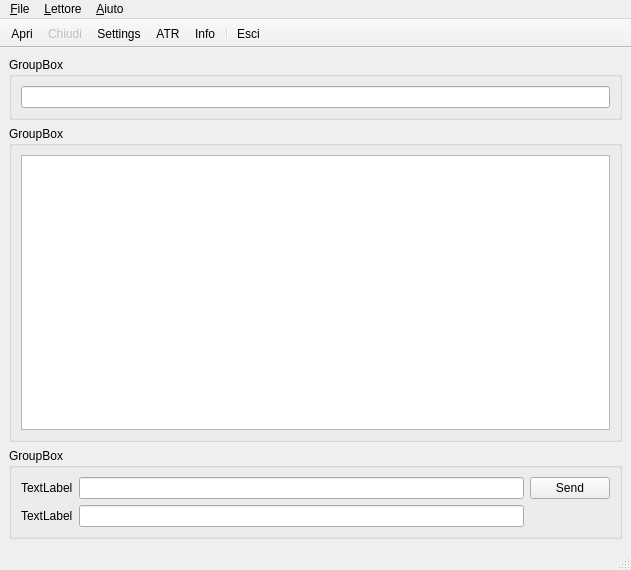
<ui version="4.0">
 <class>MainWindow</class>
 <widget class="QMainWindow" name="MainWindow">
  <property name="geometry">
   <rect>
    <x>0</x>
    <y>0</y>
    <width>631</width>
    <height>570</height>
   </rect>
  </property>
  <property name="minimumSize">
   <size>
    <width>600</width>
    <height>550</height>
   </size>
  </property>
  <property name="windowTitle">
   <string>MainWindow</string>
  </property>
  <property name="windowIcon">
   <iconset resource="../../Resources/ResManager.qrc">
    <normaloff>:/main/resources/Images/comex_256.png</normaloff>:/main/resources/Images/comex_256.png</iconset>
  </property>
  <widget class="QWidget" name="centralwidget">
   <layout class="QGridLayout" name="gridLayout">
    <item row="0" column="0">
     <widget class="QGroupBox" name="FrameATR">
      <property name="sizePolicy">
       <sizepolicy hsizetype="Preferred" vsizetype="Fixed">
        <horstretch>0</horstretch>
        <verstretch>0</verstretch>
       </sizepolicy>
      </property>
      <property name="title">
       <string>GroupBox</string>
      </property>
      <layout class="QGridLayout" name="gridLayout_2">
       <item row="0" column="0">
        <widget class="QLineEdit" name="TxtATR">
         <property name="styleSheet">
          <string notr="true">color: rgb(30, 109, 30);</string>
         </property>
         <property name="readOnly">
          <bool>true</bool>
         </property>
        </widget>
       </item>
      </layout>
     </widget>
    </item>
    <item row="1" column="0">
     <widget class="QGroupBox" name="FrameFile">
      <property name="title">
       <string>GroupBox</string>
      </property>
      <layout class="QGridLayout" name="gridLayout_4">
       <item row="0" column="0">
        <widget class="QListWidget" name="LstCommands">
         <property name="editTriggers">
          <set>QAbstractItemView::NoEditTriggers</set>
         </property>
        </widget>
       </item>
      </layout>
     </widget>
    </item>
    <item row="2" column="0">
     <widget class="QGroupBox" name="FrameExchange">
      <property name="sizePolicy">
       <sizepolicy hsizetype="Preferred" vsizetype="Fixed">
        <horstretch>0</horstretch>
        <verstretch>0</verstretch>
       </sizepolicy>
      </property>
      <property name="title">
       <string>GroupBox</string>
      </property>
      <layout class="QGridLayout" name="gridLayout_3">
       <item row="0" column="0">
        <widget class="QLabel" name="LblCommand">
         <property name="text">
          <string>TextLabel</string>
         </property>
        </widget>
       </item>
       <item row="0" column="1">
        <widget class="QLineEdit" name="TxtCmd">
         <property name="styleSheet">
          <string notr="true">color: rgb(30, 109, 30);</string>
         </property>
        </widget>
       </item>
       <item row="0" column="2">
        <widget class="QPushButton" name="BtnSend">
         <property name="text">
          <string>Send</string>
         </property>
         <property name="icon">
          <iconset resource="../../Resources/ResManager.qrc">
           <normaloff>:/main/resources/Images/arrow-right.png</normaloff>:/main/resources/Images/arrow-right.png</iconset>
         </property>
        </widget>
       </item>
       <item row="1" column="0">
        <widget class="QLabel" name="LblResponse">
         <property name="text">
          <string>TextLabel</string>
         </property>
        </widget>
       </item>
       <item row="1" column="1">
        <widget class="QLineEdit" name="TxtResp">
         <property name="styleSheet">
          <string notr="true">color: rgb(0, 0, 255);</string>
         </property>
         <property name="readOnly">
          <bool>true</bool>
         </property>
        </widget>
       </item>
      </layout>
     </widget>
    </item>
   </layout>
  </widget>
  <widget class="QMenuBar" name="menubar">
   <property name="geometry">
    <rect>
     <x>0</x>
     <y>0</y>
     <width>631</width>
     <height>22</height>
    </rect>
   </property>
   <widget class="QMenu" name="menu_File">
    <property name="title">
     <string>&amp;File</string>
    </property>
    <addaction name="action_Open"/>
    <addaction name="action_Close"/>
    <addaction name="separator"/>
    <addaction name="action_SerialSettings"/>
    <addaction name="separator"/>
    <addaction name="action_Exit"/>
   </widget>
   <widget class="QMenu" name="menu_Reader">
    <property name="title">
     <string>&amp;Lettore</string>
    </property>
   </widget>
   <widget class="QMenu" name="menu_About">
    <property name="title">
     <string>&amp;Aiuto</string>
    </property>
    <addaction name="action_Info"/>
   </widget>
   <addaction name="menu_File"/>
   <addaction name="menu_Reader"/>
   <addaction name="menu_About"/>
  </widget>
  <widget class="QStatusBar" name="statusbar"/>
  <widget class="QToolBar" name="toolBar">
   <property name="windowTitle">
    <string>toolBar</string>
   </property>
   <property name="movable">
    <bool>false</bool>
   </property>
   <property name="toolButtonStyle">
    <enum>Qt::ToolButtonTextBesideIcon</enum>
   </property>
   <property name="floatable">
    <bool>false</bool>
   </property>
   <attribute name="toolBarArea">
    <enum>TopToolBarArea</enum>
   </attribute>
   <attribute name="toolBarBreak">
    <bool>false</bool>
   </attribute>
   <addaction name="action_Open"/>
   <addaction name="action_Close"/>
   <addaction name="action_SerialSettings"/>
   <addaction name="action_ATR"/>
   <addaction name="action_Info"/>
   <addaction name="separator"/>
   <addaction name="action_Exit"/>
  </widget>
  <action name="action_Open">
   <property name="icon">
    <iconset resource="../../Resources/ResManager.qrc">
     <normaloff>:/main/resources/Images/document-open.png</normaloff>:/main/resources/Images/document-open.png</iconset>
   </property>
   <property name="text">
    <string>&amp;Apri file comandi</string>
   </property>
   <property name="iconText">
    <string>Apri</string>
   </property>
   <property name="shortcut">
    <string>Ctrl+O</string>
   </property>
  </action>
  <action name="action_Close">
   <property name="enabled">
    <bool>false</bool>
   </property>
   <property name="icon">
    <iconset resource="../../Resources/ResManager.qrc">
     <normaloff>:/main/resources/Images/document-close.png</normaloff>:/main/resources/Images/document-close.png</iconset>
   </property>
   <property name="text">
    <string>&amp;Chiudi file comandi</string>
   </property>
   <property name="iconText">
    <string>Chiudi</string>
   </property>
   <property name="shortcut">
    <string>Ctrl+C</string>
   </property>
  </action>
  <action name="action_Exit">
   <property name="icon">
    <iconset resource="../../Resources/ResManager.qrc">
     <normaloff>:/main/resources/Images/application-exit.png</normaloff>:/main/resources/Images/application-exit.png</iconset>
   </property>
   <property name="text">
    <string>&amp;Esci</string>
   </property>
   <property name="shortcut">
    <string>Ctrl+Q</string>
   </property>
  </action>
  <action name="action_Info">
   <property name="icon">
    <iconset resource="../../Resources/ResManager.qrc">
     <normaloff>:/main/resources/Images/dialog-information.png</normaloff>:/main/resources/Images/dialog-information.png</iconset>
   </property>
   <property name="text">
    <string>&amp;Informazioni</string>
   </property>
   <property name="iconText">
    <string>Info</string>
   </property>
   <property name="shortcut">
    <string>Ctrl+I</string>
   </property>
  </action>
  <action name="action_ATR">
   <property name="icon">
    <iconset resource="../../Resources/ResManager.qrc">
     <normaloff>:/main/resources/Images/quickopen.png</normaloff>:/main/resources/Images/quickopen.png</iconset>
   </property>
   <property name="text">
    <string>Answer To Reset</string>
   </property>
   <property name="iconText">
    <string>ATR</string>
   </property>
   <property name="toolTip">
    <string>Answer To Reset</string>
   </property>
  </action>
  <action name="action_Exec_Command">
   <property name="text">
    <string>Exec Command</string>
   </property>
  </action>
  <action name="action_SerialSettings">
   <property name="icon">
    <iconset resource="../../Resources/ResManager.qrc">
     <normaloff>:/main/resources/Images/configure.png</normaloff>:/main/resources/Images/configure.png</iconset>
   </property>
   <property name="text">
    <string>SerialSettings</string>
   </property>
   <property name="iconText">
    <string>Settings</string>
   </property>
  </action>
 </widget>
 <resources>
  <include location="../../Resources/ResManager.qrc"/>
 </resources>
 <connections/>
</ui>
